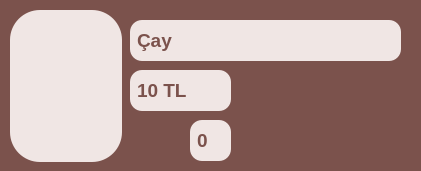
          <widget class="QGroupBox" name="gb_cay">
           <property name="minimumSize">
            <size>
             <width>421</width>
             <height>171</height>
            </size>
           </property>
           <property name="maximumSize">
            <size>
             <width>421</width>
             <height>171</height>
            </size>
           </property>
           <property name="styleSheet">
            <string notr="true">QGroupBox {
    background-color:  #7b524c;
    color: #7b524c;
    border-radius: 12px;
    font-size: 14pt;
    padding: 5px;
}</string>
           </property>
           <property name="title">
            <string>GroupBox</string>
           </property>
           <widget class="QLineEdit" name="le_urun_adi_cay_market">
            <property name="enabled">
             <bool>false</bool>
            </property>
            <property name="geometry">
             <rect>
              <x>130</x>
              <y>20</y>
              <width>271</width>
              <height>41</height>
             </rect>
            </property>
            <property name="font">
             <font>
              <pointsize>14</pointsize>
              <weight>75</weight>
              <bold>true</bold>
             </font>
            </property>
            <property name="styleSheet">
             <string notr="true">QLineEdit {
    background-color: #f0e6e4;
    color: #7b524c;
    border-radius: 12px;
    font-size: 14pt;
    padding: 5px;
	bond;
}</string>
            </property>
            <property name="text">
             <string>Çay</string>
            </property>
           </widget>
           <widget class="QLineEdit" name="le_urun_fiyati_cay_market">
            <property name="enabled">
             <bool>false</bool>
            </property>
            <property name="geometry">
             <rect>
              <x>130</x>
              <y>70</y>
              <width>101</width>
              <height>41</height>
             </rect>
            </property>
            <property name="font">
             <font>
              <pointsize>14</pointsize>
              <weight>75</weight>
              <bold>true</bold>
             </font>
            </property>
            <property name="styleSheet">
             <string notr="true">QLineEdit {
    background-color: #f0e6e4;
    color: #7b524c;
    border-radius: 12px;
    font-size: 14pt;
    padding: 5px;
	bond;
}</string>
            </property>
            <property name="text">
             <string>10 TL</string>
            </property>
           </widget>
           <widget class="QPushButton" name="btn_urun_adedi_eksiltme_cay_market">
            <property name="geometry">
             <rect>
              <x>130</x>
              <y>120</y>
              <width>51</width>
              <height>41</height>
             </rect>
            </property>
            <property name="styleSheet">
             <string notr="true">QPushButton {
    background-color: rgba(0, 0, 0, 0);
    border: none;
}</string>
            </property>
            <property name="text">
             <string/>
            </property>
            <property name="icon">
             <iconset>
              <normaloff>icon/minus.png</normaloff>icon/minus.png</iconset>
            </property>
            <property name="iconSize">
             <size>
              <width>40</width>
              <height>40</height>
             </size>
            </property>
           </widget>
           <widget class="QPushButton" name="btn_urun_adedi_arttirma_cay_market">
            <property name="geometry">
             <rect>
              <x>240</x>
              <y>120</y>
              <width>51</width>
              <height>41</height>
             </rect>
            </property>
            <property name="styleSheet">
             <string notr="true">QPushButton {
    background-color: rgba(0, 0, 0, 0);
    border: none;
}</string>
            </property>
            <property name="text">
             <string/>
            </property>
            <property name="icon">
             <iconset>
              <normaloff>icon/add.png</normaloff>icon/add.png</iconset>
            </property>
            <property name="iconSize">
             <size>
              <width>40</width>
              <height>40</height>
             </size>
            </property>
           </widget>
           <widget class="QLineEdit" name="le_urun_adedi_cay_market">
            <property name="enabled">
             <bool>false</bool>
            </property>
            <property name="geometry">
             <rect>
              <x>190</x>
              <y>120</y>
              <width>41</width>
              <height>41</height>
             </rect>
            </property>
            <property name="font">
             <font>
              <pointsize>14</pointsize>
              <weight>75</weight>
              <bold>true</bold>
             </font>
            </property>
            <property name="styleSheet">
             <string notr="true">QLineEdit {
    background-color: #f0e6e4;
    color: #7b524c;
    border-radius: 12px;
    font-size: 14pt;
    padding: 5px;
	bond;
}</string>
            </property>
            <property name="text">
             <string>0</string>
            </property>
           </widget>
           <widget class="QPushButton" name="btn_urun_arka_plani_cay_market">
            <property name="enabled">
             <bool>false</bool>
            </property>
            <property name="geometry">
             <rect>
              <x>10</x>
              <y>10</y>
              <width>112</width>
              <height>152</height>
             </rect>
            </property>
            <property name="minimumSize">
             <size>
              <width>0</width>
              <height>0</height>
             </size>
            </property>
            <property name="maximumSize">
             <size>
              <width>100000</width>
              <height>1000000</height>
             </size>
            </property>
            <property name="palette">
             <palette>
              <active>
               <colorrole role="WindowText">
                <brush brushstyle="SolidPattern">
                 <color alpha="255">
                  <red>252</red>
                  <green>237</green>
                  <blue>214</blue>
                 </color>
                </brush>
               </colorrole>
               <colorrole role="Button">
                <brush brushstyle="SolidPattern">
                 <color alpha="255">
                  <red>240</red>
                  <green>230</green>
                  <blue>228</blue>
                 </color>
                </brush>
               </colorrole>
               <colorrole role="Text">
                <brush brushstyle="SolidPattern">
                 <color alpha="255">
                  <red>252</red>
                  <green>237</green>
                  <blue>214</blue>
                 </color>
                </brush>
               </colorrole>
               <colorrole role="ButtonText">
                <brush brushstyle="SolidPattern">
                 <color alpha="255">
                  <red>252</red>
                  <green>237</green>
                  <blue>214</blue>
                 </color>
                </brush>
               </colorrole>
               <colorrole role="Base">
                <brush brushstyle="SolidPattern">
                 <color alpha="255">
                  <red>240</red>
                  <green>230</green>
                  <blue>228</blue>
                 </color>
                </brush>
               </colorrole>
               <colorrole role="Window">
                <brush brushstyle="SolidPattern">
                 <color alpha="255">
                  <red>240</red>
                  <green>230</green>
                  <blue>228</blue>
                 </color>
                </brush>
               </colorrole>
              </active>
              <inactive>
               <colorrole role="WindowText">
                <brush brushstyle="SolidPattern">
                 <color alpha="255">
                  <red>252</red>
                  <green>237</green>
                  <blue>214</blue>
                 </color>
                </brush>
               </colorrole>
               <colorrole role="Button">
                <brush brushstyle="SolidPattern">
                 <color alpha="255">
                  <red>240</red>
                  <green>230</green>
                  <blue>228</blue>
                 </color>
                </brush>
               </colorrole>
               <colorrole role="Text">
                <brush brushstyle="SolidPattern">
                 <color alpha="255">
                  <red>252</red>
                  <green>237</green>
                  <blue>214</blue>
                 </color>
                </brush>
               </colorrole>
               <colorrole role="ButtonText">
                <brush brushstyle="SolidPattern">
                 <color alpha="255">
                  <red>252</red>
                  <green>237</green>
                  <blue>214</blue>
                 </color>
                </brush>
               </colorrole>
               <colorrole role="Base">
                <brush brushstyle="SolidPattern">
                 <color alpha="255">
                  <red>240</red>
                  <green>230</green>
                  <blue>228</blue>
                 </color>
                </brush>
               </colorrole>
               <colorrole role="Window">
                <brush brushstyle="SolidPattern">
                 <color alpha="255">
                  <red>240</red>
                  <green>230</green>
                  <blue>228</blue>
                 </color>
                </brush>
               </colorrole>
              </inactive>
              <disabled>
               <colorrole role="WindowText">
                <brush brushstyle="SolidPattern">
                 <color alpha="255">
                  <red>252</red>
                  <green>237</green>
                  <blue>214</blue>
                 </color>
                </brush>
               </colorrole>
               <colorrole role="Button">
                <brush brushstyle="SolidPattern">
                 <color alpha="255">
                  <red>240</red>
                  <green>230</green>
                  <blue>228</blue>
                 </color>
                </brush>
               </colorrole>
               <colorrole role="Text">
                <brush brushstyle="SolidPattern">
                 <color alpha="255">
                  <red>252</red>
                  <green>237</green>
                  <blue>214</blue>
                 </color>
                </brush>
               </colorrole>
               <colorrole role="ButtonText">
                <brush brushstyle="SolidPattern">
                 <color alpha="255">
                  <red>252</red>
                  <green>237</green>
                  <blue>214</blue>
                 </color>
                </brush>
               </colorrole>
               <colorrole role="Base">
                <brush brushstyle="SolidPattern">
                 <color alpha="255">
                  <red>240</red>
                  <green>230</green>
                  <blue>228</blue>
                 </color>
                </brush>
               </colorrole>
               <colorrole role="Window">
                <brush brushstyle="SolidPattern">
                 <color alpha="255">
                  <red>240</red>
                  <green>230</green>
                  <blue>228</blue>
                 </color>
                </brush>
               </colorrole>
              </disabled>
             </palette>
            </property>
            <property name="font">
             <font>
              <family>Arial Black</family>
              <pointsize>16</pointsize>
              <weight>75</weight>
              <bold>true</bold>
             </font>
            </property>
            <property name="cursor">
             <cursorShape>ArrowCursor</cursorShape>
            </property>
            <property name="contextMenuPolicy">
             <enum>Qt::DefaultContextMenu</enum>
            </property>
            <property name="styleSheet">
             <string notr="true">QPushButton {
    background-color: #f0e6e4;
    border-radius: 30px;

}

</string>
            </property>
            <property name="text">
             <string/>
            </property>
           </widget>
           <widget class="QLabel" name="lb_urun_icon_cay_market">
            <property name="geometry">
             <rect>
              <x>-20</x>
              <y>-10</y>
              <width>171</width>
              <height>181</height>
             </rect>
            </property>
            <property name="styleSheet">
             <string notr="true">QLbel{
background-color: #f0e6e4;

}

</string>
            </property>
            <property name="text">
             <string/>
            </property>
            <property name="pixmap">
             <pixmap>icon/drink.png</pixmap>
            </property>
            <property name="scaledContents">
             <bool>true</bool>
            </property>
           </widget>
          </widget>
